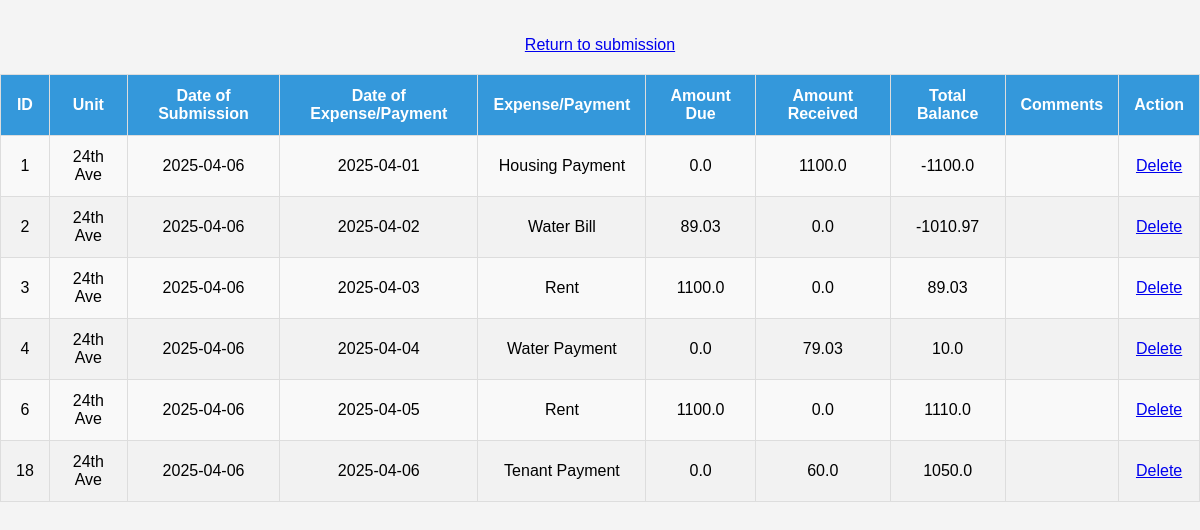
Page /summary on the committed database.
### tables this page shows
CREATE TABLE data_table (
                   id INTEGER PRIMARY KEY AUTOINCREMENT,
                   unit REAL,
                   date_sub TEXT,
                   date_exp TEXT,
                   item TEXT,
                   amt_due REAL,
                   amt_rec REAL,
                   bal_tot REAL,
                   comment TEXT);

### app.py (the view)
@app.route('/summary', methods=['POST', 'GET'])
def summary():
    connection = sql.connect('database.db')
    query = "SELECT * FROM data_table ORDER BY unit, date_exp ASC"
    df = pd.read_sql(query, connection)
    connection.close()
    df.loc[df['unit'] == 24, 'unit'] = '24th Ave'
    df.loc[df['unit'] == 72, 'unit'] = '72nd St'
    df.loc[df['unit'] == 11, 'unit'] = 'Unit 11'
    df.loc[df['unit'] == 13, 'unit'] = 'Unit 13'
    df = df.rename(columns={'id': 'ID', 'unit': 'Unit', 'date_sub': 'Date of Submission', 'date_exp': 'Date of Expense/Payment', 'item': 'Expense/Payment', 'amt_due': 'Amount Due', 'amt_rec': 'Amount Received', 'bal_tot': 'Total Balance', 'comment': 'Comments'})
    df['Total Balance'] = df['Total Balance'].round(2)
    return render_template('summary.html', data=df)

### templates/summary.html (shortened to what this page needs)
<!DOCTYPE html>
<html lang="en">
<head>
    <link rel="stylesheet" href="static/style.css">
</head>
<body>
    <br><br>
    <div class="center-container">
        <a href="{{ url_for('home') }}">Return to submission</a>
    </div>
    <div class="table-center">
        <table class="table table-bordered">
            <thead>
                <tr>
                    <th>ID</th>
                    <th>Unit</th>
                    <th>Date of Submission</th>
                    <th>Date of Expense/Payment</th>
                    <th>Expense/Payment</th>
                    <th>Amount Due</th>
                    <th>Amount Received</th>
                    <th>Total Balance</th>
                    <th>Comments</th>
                    <th>Action</th>
                </tr>
            </thead>
            <tbody>
                {% for row in data.iterrows() %}
                    <tr>
                        <td>{{ row[1]['ID'] }}</td>
                        <td>{{ row[1]['Unit'] }}</td>
                        <td>{{ row[1]['Date of Submission'] }}</td>
                        <td>{{ row[1]['Date of Expense/Payment'] }}</td>
                        <td>{{ row[1]['Expense/Payment'] }}</td>
                        <td>{{ row[1]['Amount Due'] }}</td>
                        <td>{{ row[1]['Amount Received'] }}</td>
                        <td>{{ row[1]['Total Balance'] }}</td>
                        <td>{{ row[1]['Comments'] }}</td>
                        <td><a href="{{ url_for('delete_row', row_id=row[1]['ID']) }}">Delete</a></td>
                    </tr>
                {% endfor %}
            </tbody>
        </table>
    </div>
</body>
</html>

### static/style.css (style rules this page uses)
body { font-family: Arial, sans-serif; margin: 0; padding: 0; background-color: #f4f4f4; }
.center-container { text-align: center; }
.table { width: 100%; border-collapse: collapse; margin: 20px 0; background-color: #f9f9f9; }
.table th, .table td { padding: 12px 15px; border: 1px solid #ddd; text-align: center; }
.table th { background-color: #3498db; color: white; font-weight: bold; }
.table tr:nth-child(even) { background-color: #f2f2f2; }

### rows in the picture
data_table: id "1", row "24th Ave", date_sub "2025-04-06", date_exp "2025-04-01", item "Housing Payment", amt_due "0.0", amt_rec "1100.0", bal_tot "-1100.0"
data_table: id "2", row "24th Ave", date_sub "2025-04-06", date_exp "2025-04-02", item "Water Bill", amt_due "89.03", amt_rec "0.0", bal_tot "-1010.97"
data_table: id "3", row "24th Ave", date_sub "2025-04-06", date_exp "2025-04-03", item "Rent", amt_due "1100.0", amt_rec "0.0", bal_tot "89.03"
data_table: id "4", row "24th Ave", date_sub "2025-04-06", date_exp "2025-04-04", item "Water Payment", amt_due "0.0", amt_rec "79.03", row "10.0"
data_table: id "6", row "24th Ave", date_sub "2025-04-06", date_exp "2025-04-05", item "Rent", amt_due "1100.0", amt_rec "0.0", bal_tot "1110.0"
data_table: id "18", row "24th Ave", date_sub "2025-04-06", date_exp "2025-04-06", item "Tenant Payment", amt_due "0.0", amt_rec "60.0", bal_tot "1050.0"
